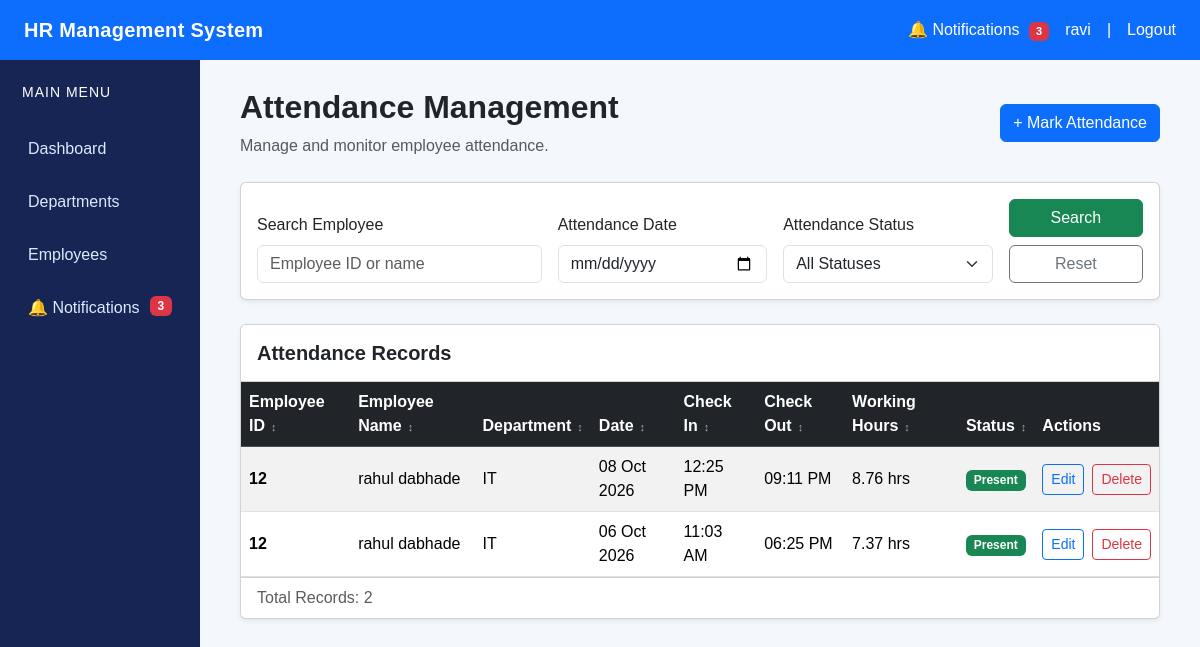
Page /attendance/ (signed in) on the committed database.
### attendance/models.py (models this page shows, shortened)
class Attendance(models.Model):
    STATUS_CHOICES = (
        ('PRESENT', 'Present'),
        ('ABSENT', 'Absent'),
        ('HALF_DAY', 'Half Day'),
        ('ON_LEAVE', 'On Leave'),
    )
    employee = models.ForeignKey(
        Employee,
        on_delete=models.CASCADE,
        related_name='attendance_records'
    )
    date = models.DateField()
    check_in = models.TimeField(
        null=True,
        blank=True
    )
    check_out = models.TimeField(
        null=True,
        blank=True
    )
    status = models.CharField(
        max_length=20,
        choices=STATUS_CHOICES,
        default='PRESENT'
    )
    remarks = models.TextField(
        blank=True
    )
    created_at = models.DateTimeField(
        auto_now_add=True
    )
    class Meta:
        ordering = ['-date']
        constraints = [
            models.UniqueConstraint(
                fields=['employee', 'date'],
                name='unique_employee_attendance_per_day'
            )
        ]
    @property
    def working_hours(self):
        if self.check_in and self.check_out:
            from datetime import datetime
            start = datetime.combine(self.date, self.check_in)
            end = datetime.combine(self.date, self.check_out)
            if end < start:
                from datetime import timedelta
                end += timedelta(days=1)
            duration = end - start
            return round(duration.total_seconds() / 3600, 2)
        return 0

### employees/models.py (models this page shows, shortened)
class Employee(models.Model):
    EMPLOYMENT_STATUS = (
        ('ACTIVE', 'Active'),
        ('INACTIVE', 'Inactive'),
        ('ON_LEAVE', 'On Leave'),
        ('RESIGNED', 'Resigned'),
    )
    GENDER_CHOICES = (
        ('MALE', 'Male'),
        ('FEMALE', 'Female'),
        ('OTHER', 'Other'),
    )
    user = models.OneToOneField(
        User,
        on_delete=models.CASCADE,
        related_name='employee'
    )
    employee_id = models.CharField(
        max_length=20,
        unique=True
    )
    first_name = models.CharField(
        max_length=100
    )
    last_name = models.CharField(
        max_length=100
    )
    email = models.EmailField()
    phone = models.CharField(
        max_length=15
    )
    profile_photo = models.ImageField(
        upload_to='employees/',
        blank=True,
        null=True
    )
    department = models.ForeignKey(
        Department,
        on_delete=models.SET_NULL,
        null=True,
        related_name='employees'
    )
    designation = models.CharField(
        max_length=100
    )
    joining_date = models.DateField()
    date_of_birth = models.DateField(
        blank=True,
        null=True
    )
    gender = models.CharField(
        max_length=10,
        choices=GENDER_CHOICES
    )
    salary = models.DecimalField(
        max_digits=12,
        decimal_places=2
    )
    address = models.TextField(
        blank=True
    )
    employment_status = models.CharField(
        max_length=20,
        choices=EMPLOYMENT_STATUS,
        default='ACTIVE'
    )
    created_at = models.DateTimeField(
        auto_now_add=True
    )
    updated_at = models.DateTimeField(
        auto_now=True
    )

### departments/models.py (models this page shows, shortened)
class Department(models.Model):
    name = models.CharField(max_length=100, unique=True)
    description = models.TextField(blank=True)
    created_at = models.DateTimeField(auto_now_add=True)
    is_active = models.BooleanField(default=True)

### attendance/views.py (the view)
# urls.py: path('attendance/', views.attendance_list, name='attendance_list'),
@login_required
def attendance_list(request):
    if not is_hr_or_admin(request.user):
        raise PermissionDenied
    records = Attendance.objects.select_related(
        'employee',
        'employee__department'
    ).all()
    search = request.GET.get(
        'search',
        ''
    ).strip()
    selected_date = request.GET.get(
        'date',
        ''
    )
    selected_status = request.GET.get(
        'status',
        ''
    )
    if search:
        records = records.filter(
            Q(employee__employee_id__icontains=search)
            | Q(employee__first_name__icontains=search)
            | Q(employee__last_name__icontains=search)
        )
    if selected_date:
        records = records.filter(
            date=selected_date
        )
    if selected_status:
        records = records.filter(
            status=selected_status
        )
    return render(
        request,
        'attendance/attendance_list.html',
        {
            'records': records,
            'search': search,
            'selected_date': selected_date,
            'selected_status': selected_status,
        }
    )

### attendance/views.py (called while the page is built)
def is_hr_or_admin(user):
    return (
        user.is_authenticated
        and hasattr(user, 'profile')
        and user.profile.role in ['ADMIN', 'HR']
    )

### notifications/context_processors.py (called while the page is built)
def notification_count(request):
    if request.user.is_authenticated:
        unread_count = Notification.objects.filter(
            user=request.user,
            is_read=False
        ).count()
        return {
            'unread_notifications_count': unread_count
        }
    return {
        'unread_notifications_count': 0
    }

### templates/attendance/attendance_list.html (shortened to what this page needs)
{% extends 'base.html' %}
{% block content %}
<div class="container-fluid">
    <div class="d-flex justify-content-between align-items-center mb-4">
        <div>
            <h2 class="fw-bold">Attendance Management</h2>
            <p class="text-muted mb-0">
                Manage and monitor employee attendance.
            </p>
        </div>
        <a href="{% url 'attendance_create' %}"
           class="btn btn-primary">
            + Mark Attendance
        </a>
    </div>
    <div class="card shadow-sm mb-4">
        <div class="card-body">
            <form method="GET">
                <div class="row g-3 align-items-end">
                    <div class="col-md-4">
                        <label class="form-label">
                            Search Employee
                        </label>
                        <input
                            type="text"
                            name="search"
                            class="form-control"
                            placeholder="Employee ID or name"
                            value="{{ search }}"
                        >
                    </div>
                    <div class="col-md-3">
                        <label class="form-label">
                            Attendance Date
                        </label>
                        <input
                            type="date"
                            name="date"
                            class="form-control"
                            value="{{ selected_date }}"
                        >
                    </div>
                    <div class="col-md-3">
                        <label class="form-label">
                            Attendance Status
                        </label>
                        <select name="status" class="form-select">
                            <option value="">All Statuses</option>
                        </select>
                    </div>
                    <div class="col-md-2">
                        <button type="submit"
                                class="btn btn-success w-100 mb-2">
                            Search
                        </button>
                        <a href="{% url 'attendance_list' %}"
                           class="btn btn-outline-secondary w-100">
                            Reset
                        </a>
                    </div>
                </div>
            </form>
        </div>
    </div>
    <div class="card shadow-sm">
        <div class="card-header bg-white py-3">
            <h5 class="mb-0 fw-bold">
                Attendance Records
            </h5>
        </div>
        <div class="card-body p-0">
            <div class="table-responsive">
                <table class="table table-hover table-striped align-middle mb-0">
                    <thead class="table-dark">
                        <tr>
                            <th>Employee ID</th>
                            <th>Employee Name</th>
                            <th>Department</th>
                            <th>Date</th>
                            <th>Check In</th>
                            <th>Check Out</th>
                            <th>Working Hours</th>
                            <th>Status</th>
                            <th>Actions</th>
                        </tr>
                    </thead>
                    <tbody>
                        {% for record in records %}
                        <tr>
                            <td>
                                <span class="fw-semibold">
                                    {{ record.employee.employee_id }}
                                </span>
                            </td>
                            <td>
                                {{ record.employee.first_name }}
                                {{ record.employee.last_name }}
                            </td>
                            <td>
                                {% if record.employee.department %}
                                    {{ record.employee.department.name }}
                                {% else %}
                                    <span class="text-muted">Not Assigned</span>
                                {% endif %}
                            </td>
                            <td>
                                {{ record.date|date:"d M Y" }}
                            </td>
                            <td>
                                {% if record.check_in %}
                                    {{ record.check_in|time:"h:i A" }}
                                {% else %}
                                    <span class="text-muted">--</span>
                                {% endif %}
                            </td>
                            <td>
                                {% if record.check_out %}
                                    {{ record.check_out|time:"h:i A" }}
                                {% else %}
                                    <span class="text-muted">--</span>
                                {% endif %}
                            </td>
                            <td>
                                {{ record.working_hours }} hrs
                            </td>
                            <td>
                                {% if record.status == 'PRESENT' %}
                                    <span class="badge bg-success">
                                        Present
                                    </span>
                                {% elif record.status == 'ABSENT' %}
                                    <span class="badge bg-danger">
                                        Absent
                                    </span>
                                {% elif record.status == 'HALF_DAY' %}
                                    <span class="badge bg-warning text-dark">
                                        Half Day
                                    </span>
                                {% elif record.status == 'ON_LEAVE' %}
                                    <span class="badge bg-info text-dark">
                                        On Leave
                                    </span>
                                {% endif %}
                            </td>
                            <td>
                                <div class="d-flex gap-2">
                                    <a
                                        href="{% url 'attendance_update' record.id %}"
                                        class="btn btn-sm btn-outline-primary">
                                        Edit
                                    </a>
                                    <a
                                        href="{% url 'attendance_delete' record.id %}"
                                        class="btn btn-sm btn-outline-danger">
                                        Delete
                                    </a>
                                </div>
                            </td>
                        </tr>
                        {% endfor %}
                    </tbody>
                </table>
            </div>
        </div>
        <div class="card-footer bg-white text-muted">
            Total Records: {{ records|length }}
        </div>
    </div>
</div>
{% endblock %}

### templates/base.html (shortened to what this page needs)
{% load static %}
<!DOCTYPE html>
<html lang="en">
<head>
    <link
        href="https://cdn.jsdelivr.net/npm/bootstrap@5.3.3/dist/css/bootstrap.min.css"
        rel="stylesheet"
    >
</head>
<body>
    <nav class="navbar navbar-dark bg-primary px-4">
        <a
            class="navbar-brand fw-bold"
            href="{% url 'dashboard' %}"
        >
            HR Management System
        </a>
        <div class="text-white d-flex align-items-center gap-3 flex-wrap">
            <a
                href="{% url 'notification_list' %}"
                class="text-white text-decoration-none"
            >
                🔔 Notifications
                {% if unread_notifications_count > 0 %}
                    <span class="badge bg-danger notification-badge">
                        {{ unread_notifications_count }}
                    </span>
                {% endif %}
            </a>
            <span>
                {{ request.user.username }}
            </span>
            <span>|</span>
            <a
                href="{% url 'logout' %}"
                class="text-white text-decoration-none"
            >
                Logout
            </a>
        </div>
    </nav>
    <div class="container-fluid">
        <div class="row">
            <aside class="col-md-2 sidebar">
                <h5 class="text-white mb-4">
                    MAIN MENU
                </h5>
                <a href="{% url 'dashboard' %}">
                    Dashboard
                </a>
                <a href="{% url 'department_list' %}">
                    Departments
                </a>
                <a href="{% url 'employee_list' %}">
                    Employees
                </a>
                <a href="{% url 'notification_list' %}">
                    🔔 Notifications
                    {% if unread_notifications_count > 0 %}
                        <span class="badge bg-danger float-end">
                            {{ unread_notifications_count }}
                        </span>
                    {% endif %}
                </a>
            </aside>
            <main class="col-md-10 main-content">
                {% block content %}
                {% endblock %}
            </main>
        </div>
    </div>
</body>
</html>

### templates/base.html (style rules this page uses)
body { background-color: #f4f7fb; font-family: Arial, sans-serif; margin: 0; }
.navbar { min-height: 60px; }
.navbar-brand { letter-spacing: 0.3px; }
.sidebar { min-height: 100vh; background: #172554; padding-top: 24px; }
.sidebar h5 { font-size: 14px; letter-spacing: 1px; padding-left: 10px; }
.sidebar a { display: block; color: #dbeafe; text-decoration: none; padding: 12px 16px; border-radius: 8px; margin-bottom: 5px; transition: background 0.2s ease, color 0.2s ease; }
.main-content { padding: 28px; min-height: calc(100vh - 60px); }
.notification-badge { font-size: 11px; padding: 4px 7px; margin-left: 5px; }

### rows in the picture
Attendance: employee.employee_id "12", employee.first_name "rahul", employee.last_name "dabhade", employee.department.name "IT", date "08 Oct 2026", check_in "12:25 PM", check_out "09:11 PM", working_hours "8.76", status "Present"
Attendance: employee.employee_id "12", employee.first_name "rahul", employee.last_name "dabhade", employee.department.name "IT", date "06 Oct 2026", check_in "11:03 AM", check_out "06:25 PM", working_hours "7.37", status "Present"

### other values in the picture
{{ unread_notifications_count }} "3"
{{ request.user.username }} "ravi"
{{ records|length }} "2"
